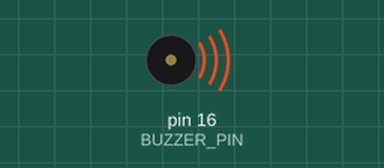
Simulated run of this sketch. Board: Arduino Uno, built with avr-gcc and run on an emulated ATmega328P. Parts: buzzer (waves = sounding).

Above: at 0.1 s.
At 0.9 s:
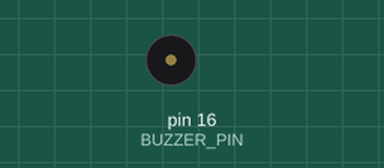
Timing chart, 0 to 2.4 s (numbered marks = the images above):
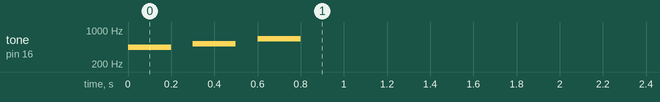

The sketch:

proton2buzzertest.ino
```cpp
#define BUZZER_PIN 16

void setup() {
  // 3 Töne kurz hintereinander
  tone(BUZZER_PIN, 440); // Ton A4
  delay(200);            // 200ms
  noTone(BUZZER_PIN);
  delay(100);            // kurze Pause

  tone(BUZZER_PIN, 523); // Ton C5
  delay(200);
  noTone(BUZZER_PIN);
  delay(100);

  tone(BUZZER_PIN, 659); // Ton E5
  delay(200);
  noTone(BUZZER_PIN);
}

void loop() {
  // Nichts
}
```
